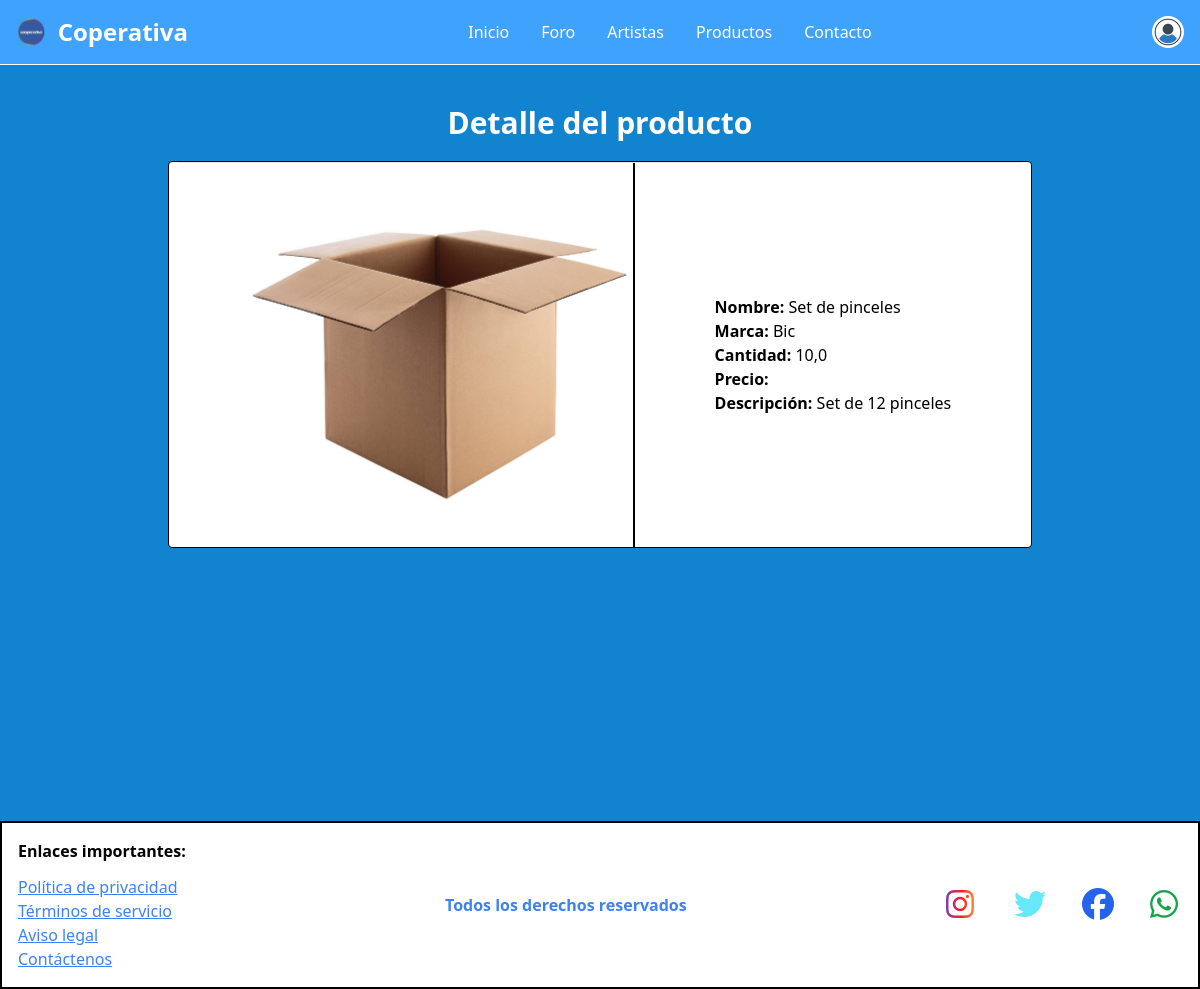
Screenshot of /producto/1 (signed in) with the database file from the repository.
### core/models.py (models this page shows, shortened)
class Producto(models.Model):
    Nombre = models.CharField(max_length=50)
    Marca = models.ForeignKey(Marca, on_delete=models.CASCADE)
    Cantidad = models.FloatField(default=0)
    Precio = models.FloatField(default=0)
    Descripcion = models.CharField(max_length=1000)
    Imagen = models.ImageField(upload_to='productos', null=True, blank=True)

class Marca(models.Model):
    Nombre = models.CharField(max_length=100)
    def __str__(self):
        return self.Nombre

### core/views.py (the view)
# urls.py: path('producto/<id>', detalle_producto, name='detalle_producto'),
def detalle_producto(request, id):
    producto = Producto.objects.get(id=id)
    aux = {
        'producto' : producto
    }
    return render (request, 'core/pages/detalle_producto.html', aux)

### core/templates/core/pages/detalle_producto.html (shortened to what this page needs)
{% extends 'core/layouts/base.html' %}
{% load static %}
{% block contenido %}
<div class="container px-20 mx-auto min-h-[86%]">
  <h1 class="text-3xl font-bold text-center text-white">Detalle del producto</h1>
  <div class="bg-white px-2 rounded my-5 border border-black">
    <div class="flex justify-evenly">
        <div class="border-r-2 border-r-black">
            <img class="w-96 h-96" src="{% if producto.Imagen %}{{ producto.Imagen.url }}{% else %}{% static 'core/Img/box.jpg' %}{% endif %}" alt="product photo">
        </div>
        <div class="my-3 pl-2 self-center">
            <p><strong>Nombre:</strong> {{ producto.Nombre }}</p>
            <p><strong>Marca:</strong> {{ producto.Marca }}</p>
            <p><strong>Cantidad:</strong> {{ producto.Cantidad }}</p>
            <p><strong>Precio:</strong> {{ producto.Price }}</p>
            <p><strong>Descripción:</strong> {{ producto.Descripcion }}</p>
          </div>
      </div>
  </div>
</div>
{% endblock %}

### rows the page displays
Producto: Nombre "Set de pinceles", Marca "Bic", Cantidad "10,0", Descripcion "Set de 12 pinceles"
